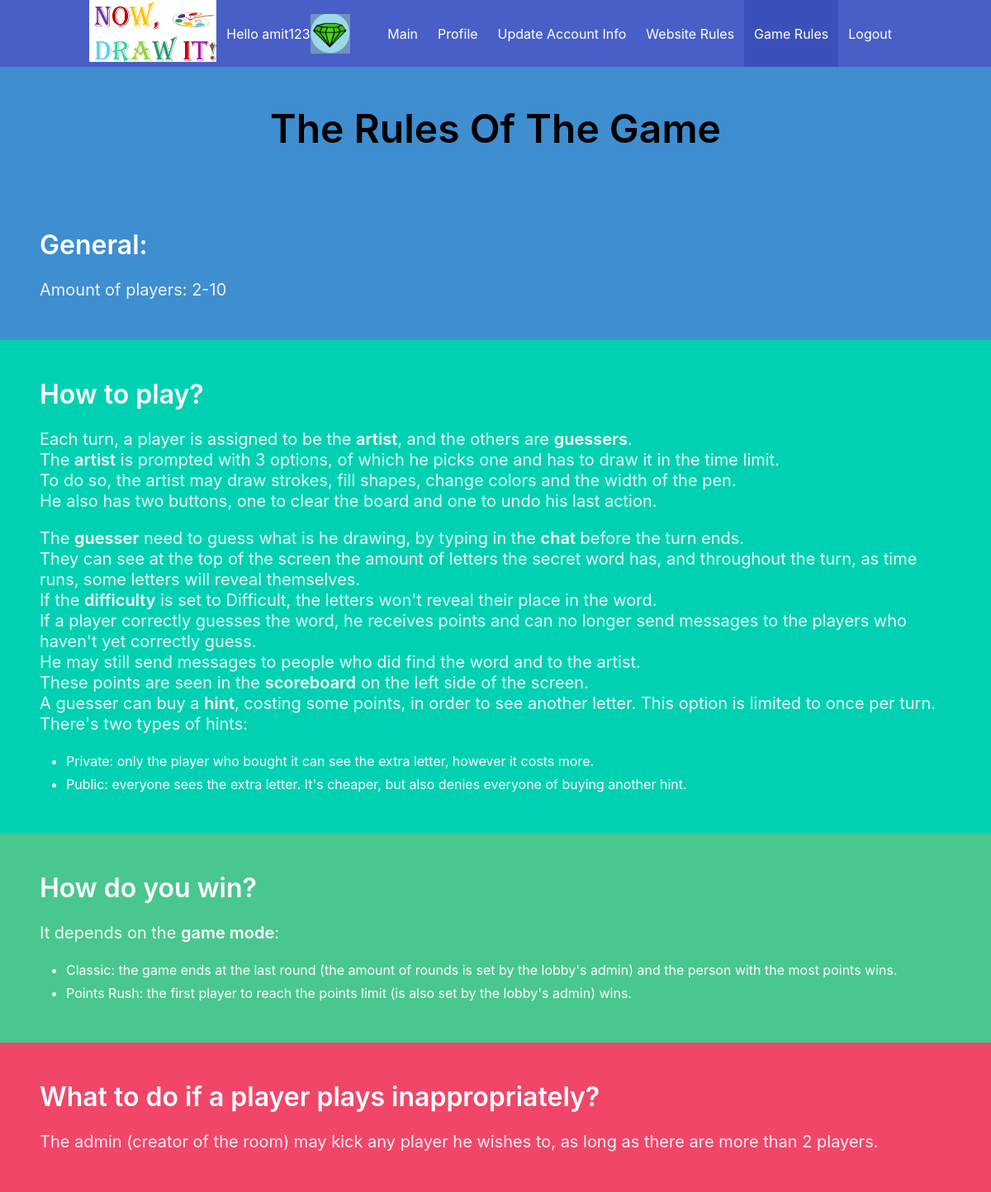
The page /game_rules (signed in) on the database its author committed.
### main_server.py (models this page shows)
class UserTbl(db.Model):
    __tablename__ = 'user_tbl'
    id = db.Column(db.Integer, primary_key=True)
    username = db.Column(db.String(15), unique=True)
    email = db.Column(db.String(50))
    password = db.Column(db.String(80))
    image = db.Column(db.String(80))
    wins = db.Column(db.Integer)
    words_guessed_correctly = db.Column(db.Integer)
    seconds_took_to_guess = db.Column(db.Integer)
    all_guesses = db.Column(db.Integer)
    all_games = db.Column(db.Integer)
    games_winrate = db.Column(db.Float)
    correct_guess_rate = db.Column(db.Float)
    average_time_to_guess_correctly = db.Column(db.Float)

### main_server.py (the view)
@app.route('/game_rules', methods=['POST', 'GET'])
def game_rules():
    username = session['username']
    user = get_user_by_username(username)
    return render_template('game_rules.html', guest=user is None, image=get_user_image(user))

### main_server.py (called while the page is built)
def get_user_by_username(uname):
    myUser = UserTbl.query.filter_by(username=uname).first()
    return myUser

def get_user_image(user):
    if user:
        return user.image
    return "anonymous"

@app.before_request
def before_request():
    global next_guest_num
    if 'username' not in session:
        session['username'] = "Guest" + str(next_guest_num)
        next_guest_num += random.randint(1, 5)

### templates/game_rules.html (shortened to what this page needs)
<!DOCTYPE html>
<html lang="en">
<head>
    <link rel="stylesheet" href="https://cdn.jsdelivr.net/npm/bulma@0.8.0/css/bulma.min.css">
    <link rel="stylesheet" type="text/css" href="{{url_for('static', filename='css/main.css')}}">
</head>
<body style="background-color: #3298dc; height: 100vh;">
<div class="hero-head">
    <header class="navbar is-link">
        <div class="container">
            <div class="navbar-brand">
                <a>
                    <img src="{{url_for('static', filename='Images/logo.png')}}" style="height: 75px" alt="Logo">
                </a>
                <div class="navbar-item">
                    <div class="greet_div">
                        <div class="info">
                            <p class="greet">Hello {{ session.username }}</p>
                        </div>
                        <figure class="image is-48x48">
                            <img id="user_icon" class="js-modal-trigger" data-target="icon_choosing_div"
                                 src="static/Images/{{image}}.png" alt="Image" style="max-height: none;">
                        </figure>
                    </div>
                </div>
            </div>
            <div class="navbar-menu" id="nav-links">
                <div class="navbar-end">
                    <a class="navbar-item" href="{{url_for('main_page')}}">
                        Main
                    </a>
                    <a class="navbar-item" href="{{url_for('profile')}}">
                        Profile
                    </a>
                    <a class="navbar-item" href="{{url_for('update_user_info')}}">
                        Update Account Info
                    </a>
                    <a class="navbar-item" href="{{url_for('website_rules')}}">
                        Website Rules
                    </a>
                    <a class="navbar-item is-active" href="{{url_for('game_rules')}}">
                        Game Rules
                    </a>
                    {% if guest %}
                    <a class="navbar-item" href="{{url_for('login')}}">
                        Login
                    </a>
                    {% else %}
                    <a class="navbar-item" href="{{url_for('logout')}}">
                        Logout
                    </a>
                    {% endif %}
                </div>
            </div>
        </div>
    </header>
</div>
<section class="hero is-info">
    <div class="hero-body">
        <div class="has-text-centered">
            <h1 class="title is-1" style="color: black">The Rules Of The Game</h1>
        </div>
    </div>
</section>
<section class="hero is-info">
    <div class="hero-body">
        <p class="title">
            General:
        </p>
        <div class="content">
            <p class="subtitle">
                Amount of players: 2-10
            </p>
        </div>
    </div>
</section>
<section class="hero is-primary">
    <div class="hero-body">
        <p class="title">
            How to play?
        </p>
        <div class="content">
            <p class="subtitle">
                Each turn, a player is assigned to be the <strong>artist</strong>, and the others are
                <strong>guessers</strong>.<br>
                The <strong>artist</strong> is prompted with 3 options, of which he picks one and has to draw it in the
                time limit.<br>
                To do so, the artist may draw strokes, fill shapes, change colors and the width of the pen. <br>
                He also has two buttons, one to clear the board and one to undo his last action. <br>
            </p>
            <p class="subtitle">
                The <strong>guesser</strong> need to guess what is he drawing, by typing in the <strong>chat</strong>
                before the turn ends.<br>
                They can see at the top of the screen the amount of letters the secret word has, and throughout the
                turn, as time runs, some letters will reveal themselves. <br>
                If the <strong>difficulty</strong> is set to Difficult, the letters won't reveal their place in the
                word.<br>
                If a player correctly guesses the word, he receives points and can no longer send messages to the
                players who haven't yet correctly guess. <br>
                He may still send messages to people who did find the word and to the artist. <br>
                These points are seen in the <strong>scoreboard</strong> on the left side of the screen. <br>
                A guesser can buy a <strong>hint</strong>, costing some points, in order to see another letter.
                This option is limited to once per turn. <br>
                There's two types of hints: <br>
            </p>
            <ul>
                <li>Private: only the player who bought it can see the extra letter, however it costs more.</li>
                <li>Public: everyone sees the extra letter. It's cheaper, but also denies everyone of buying another
                    hint.
                </li>
            </ul>
        </div>
    </div>
</section>
<section class="hero is-success">
    <div class="hero-body">
        <p class="title">
            How do you win?
        </p>
        <div class="content">
            <p class="subtitle">
                It depends on the <strong>game mode</strong>:
            </p>
            <ul>
                <li>Classic: the game ends at the last round (the amount of rounds is set by the lobby's admin) and the
                    person with the most points wins.
                </li>
                <li>Points Rush: the first player to reach the points limit (is also set by the lobby's admin) wins.
                </li>
            </ul>
        </div>
    </div>
</section>
<section class="hero is-danger">
    <div class="hero-body">
        <p class="title">
            What to do if a player plays inappropriately?
        </p>
        <div class="content">
            <p class="subtitle">
                The admin (creator of the room) may kick any player he wishes to, as long as there are more than 2 players. <br>
            </p>
        </div>
    </div>
</section>
</body>
</html>

### static/css/main.css (style rules this page uses)
.greet_div { max-width: 15vw; position: relative; flex: 0 0 auto; display: flex; flex-direction: row; justify-content: space-between; align-items: center; }

### rows shown on the page
UserTbl: username "amit123", image (picture)
